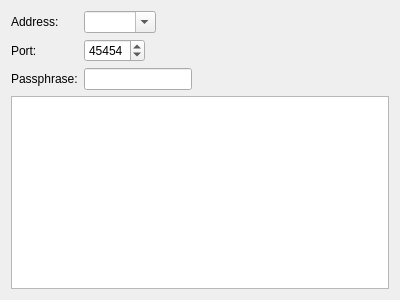
<?xml version="1.0" encoding="UTF-8"?>
<ui version="4.0">
 <class>MainWindow</class>
 <widget class="QMainWindow" name="MainWindow">
  <property name="geometry">
   <rect>
    <x>0</x>
    <y>0</y>
    <width>400</width>
    <height>300</height>
   </rect>
  </property>
  <property name="windowTitle">
   <string>UDP Server</string>
  </property>
  <widget class="QWidget" name="centralWidget">
   <layout class="QFormLayout" name="formLayout">
    <property name="fieldGrowthPolicy">
     <enum>QFormLayout::FieldsStayAtSizeHint</enum>
    </property>
    <item row="0" column="0">
     <widget class="QLabel" name="addressLabel">
      <property name="text">
       <string>Address:</string>
      </property>
     </widget>
    </item>
    <item row="0" column="1">
     <widget class="QComboBox" name="addressComboBox">
      <property name="editable">
       <bool>true</bool>
      </property>
     </widget>
    </item>
    <item row="1" column="1">
     <widget class="QSpinBox" name="portSpinBox">
      <property name="maximum">
       <number>65535</number>
      </property>
      <property name="value">
       <number>45454</number>
      </property>
     </widget>
    </item>
    <item row="3" column="0" colspan="2">
     <widget class="QTextEdit" name="logTextEdit"/>
    </item>
    <item row="1" column="0">
     <widget class="QLabel" name="portLabel">
      <property name="text">
       <string>Port:</string>
      </property>
     </widget>
    </item>
    <item row="2" column="0">
     <widget class="QLabel" name="passphraseLabel">
      <property name="text">
       <string>Passphrase:</string>
      </property>
     </widget>
    </item>
    <item row="2" column="1">
     <widget class="QLineEdit" name="passphraseLineEdit">
      <property name="echoMode">
       <enum>QLineEdit::Password</enum>
      </property>
     </widget>
    </item>
   </layout>
  </widget>
 </widget>
 <layoutdefault spacing="6" margin="11"/>
 <resources/>
 <connections>
  <connection>
   <sender>addressComboBox</sender>
   <signal>editTextChanged(QString)</signal>
   <receiver>MainWindow</receiver>
   <slot>listenerBindingChanged()</slot>
   <hints>
    <hint type="sourcelabel">
     <x>155</x>
     <y>47</y>
    </hint>
    <hint type="destinationlabel">
     <x>199</x>
     <y>149</y>
    </hint>
   </hints>
  </connection>
  <connection>
   <sender>portSpinBox</sender>
   <signal>valueChanged(int)</signal>
   <receiver>MainWindow</receiver>
   <slot>listenerBindingChanged()</slot>
   <hints>
    <hint type="sourcelabel">
     <x>135</x>
     <y>77</y>
    </hint>
    <hint type="destinationlabel">
     <x>199</x>
     <y>149</y>
    </hint>
   </hints>
  </connection>
 </connections>
 <slots>
  <slot>listenerBindingChanged()</slot>
 </slots>
</ui>
